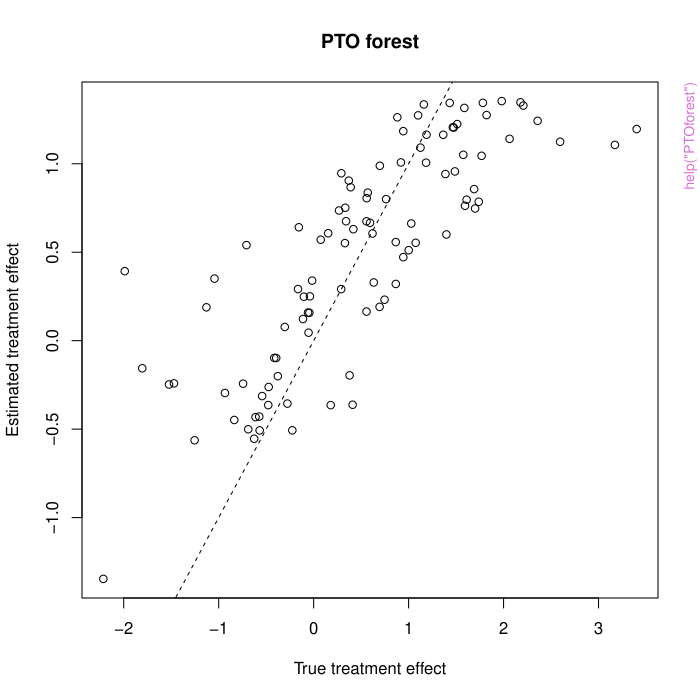

Generate this figure with R:
pkgname <- "causalLearning"
source(file.path(R.home("share"), "R", "examples-header.R"))
options(warn = 1)
library('causalLearning')

base::assign(".oldSearch", base::search(), pos = 'CheckExEnv')
cleanEx()
nameEx("PTOforest")
### * PTOforest

flush(stderr()); flush(stdout())

### Name: PTOforest
### Title: Fit a pollinated transformed outcome (PTO) forest model
### Aliases: PTOforest

### ** Examples

# Randomized experiment example

n = 100 # number of training-set patients to simulate
p = 10  # number of features for each training-set patient

# Simulate data
x = matrix(rnorm(n * p), nrow = n, ncol = p) # simulate covariate matrix
tx_effect = x[, 1] + (x[, 2] > 0) # simple heterogeneous treatment effect
tx = rbinom(n, size = 1, p = 0.5) # random treatment assignment
y = rowMeans(x) + tx * tx_effect + rnorm(n, sd = 0.001) # simulate response

# Estimate PTO forest model
fit_pto = PTOforest(x, tx, y)
pred_pto = predict(fit_pto, newx = x)

# Visualize results
plot(tx_effect, pred_pto, main = 'PTO forest',
 xlab = 'True treatment effect', ylab = 'Estimated treatment effect')
abline(0, 1, lty = 2)




cleanEx()
nameEx("bagged.causalMARS")
### * bagged.causalMARS

flush(stderr()); flush(stdout())

### Name: bagged.causalMARS
### Title: Fit a bag of causal MARS models
### Aliases: bagged.causalMARS

### ** Examples

# Randomized experiment example

n = 100 # number of training-set patients to simulate
p = 10  # number of features for each training-set patient

# Simulate data
x = matrix(rnorm(n * p), nrow = n, ncol = p) # simulate covariate matrix
tx_effect = x[, 1] + (x[, 2] > 0) # simple heterogeneous treatment effect
tx = rbinom(n, size = 1, p = 0.5) # random treatment assignment
y = rowMeans(x) + tx * tx_effect + rnorm(n, sd = 0.001) # simulate response

# Estimate bagged causal MARS model
fit_bcm = causalLearning::bagged.causalMARS(x, tx, y, nbag = 10)
pred_bcm = predict(fit_bcm, newx = x)

# Visualize results
plot(tx_effect, pred_bcm, main = 'Bagged causal MARS',
 xlab = 'True treatment effect', ylab = 'Estimated treatment effect')
abline(0, 1, lty = 2)




cleanEx()
nameEx("causalBoosting")
### * causalBoosting

flush(stderr()); flush(stdout())

### Name: causalBoosting
### Title: Fit a causal boosting model
### Aliases: causalBoosting

### ** Examples

# Randomized experiment example

n = 100 # number of training-set patients to simulate
p = 10  # number of features for each training-set patient

# Simulate data
x = matrix(rnorm(n * p), nrow = n, ncol = p) # simulate covariate matrix
tx_effect = x[, 1] + (x[, 2] > 0) # simple heterogeneous treatment effect
tx = rbinom(n, size = 1, p = 0.5) # random treatment assignment
y = rowMeans(x) + tx * tx_effect + rnorm(n, sd = 0.001) # simulate response

# Estimate causal boosting model
fit_cb = causalBoosting(x, tx, y, num.trees = 500)
pred_cb = predict(fit_cb, newx = x, num.trees = 500)

# Visualize results
plot(tx_effect, pred_cb, main = 'Causal boosting',
 xlab = 'True treatment effect', ylab = 'Estimated treatment effect')
abline(0, 1, lty = 2)




cleanEx()
nameEx("causalMARS")
### * causalMARS

flush(stderr()); flush(stdout())

### Name: causalMARS
### Title: Fit a causal MARS model
### Aliases: causalMARS

### ** Examples

# Randomized experiment example

n = 100 # number of training-set patients to simulate
p = 10  # number of features for each training-set patient

# Simulate data
x = matrix(rnorm(n * p), nrow = n, ncol = p) # simulate covariate matrix
tx_effect = x[, 1] + (x[, 2] > 0) # simple heterogeneous treatment effect
tx = rbinom(n, size = 1, p = 0.5) # random treatment assignment
y = rowMeans(x) + tx * tx_effect + rnorm(n, sd = 0.001) # simulate response

# Estimate causal MARS model
fit_cm = causalLearning::causalMARS(x, tx, y)
pred_cm = predict(fit_cm, newx = x)

# Visualize results
plot(tx_effect, pred_cm, main = 'Causal MARS',
 xlab = 'True treatment effect', ylab = 'Estimated treatment effect')
abline(0, 1, lty = 2)




cleanEx()
nameEx("cv.causalBoosting")
### * cv.causalBoosting

flush(stderr()); flush(stdout())

### Name: cv.causalBoosting
### Title: Fit a causal boosting model with cross validation
### Aliases: cv.causalBoosting

### ** Examples

# Randomized experiment example

n = 100 # number of training-set patients to simulate
p = 10  # number of features for each training-set patient

# Simulate data
x = matrix(rnorm(n * p), nrow = n, ncol = p) # simulate covariate matrix
tx_effect = x[, 1] + (x[, 2] > 0) # simple heterogeneous treatment effect
tx = rbinom(n, size = 1, p = 0.5) # random treatment assignment
y = rowMeans(x) + tx * tx_effect + rnorm(n, sd = 0.001) # simulate response

# Estimate causal boosting model with cross-validation
fit_cv = causalLearning::cv.causalBoosting(x, tx, y)
fit_cv$num.trees.min.effect # number of trees chosen by cross-validation
pred_cv = predict(fit_cv, newx = x)

# Visualize results
plot(tx_effect, pred_cv, main = 'Causal boosting w/ CV',
 xlab = 'True treatment effect', ylab = 'Estimated treatment effect')
abline(0, 1, lty = 2)




### * <FOOTER>
###
options(digits = 7L)
base::cat("Time elapsed: ", proc.time() - base::get("ptime", pos = 'CheckExEnv'),"\n")
grDevices::dev.off()
###
### Local variables: ***
### mode: outline-minor ***
### outline-regexp: "\\(> \\)?### [*]+" ***
### End: ***
quit('no')
